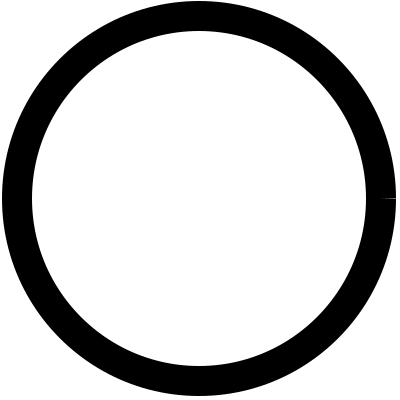
#> input picture shapes/circle.png, 400 x 400 px, found by its file name
$ python board_to_img.py   (older library calls are emulated)
#> lines starting #> are read from the running program, lines starting #| are printed output that depends on the picture
import os
from PIL import Image
WIDTH = 512
HEIGHT = 512


def to_image(board_arr, img_name):
#> called with img_name = 'test'
    img = Image.new("RGB", (WIDTH, HEIGHT))
#> img: PIL image 512x512 RGB; every value is 0
    shapes_path = 'shapes'
    rel_dir = os.path.dirname(__file__)

    circ = Image.open(os.path.join(rel_dir, shapes_path, 'circle.png')).resize((WIDTH //
                                                                                4, HEIGHT // 4), Image.ANTIALIAS)
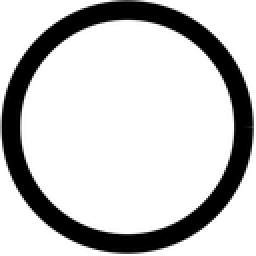
#> circ: PIL image 128x128 RGBA (shown 2 times larger); mean R, G, B, A 200.3, 200.3, 200.3, 255
    cross = Image.open(os.path.join(rel_dir, shapes_path, 'cross.png')).resize((WIDTH //
                                                                                4, HEIGHT // 4), Image.ANTIALIAS)
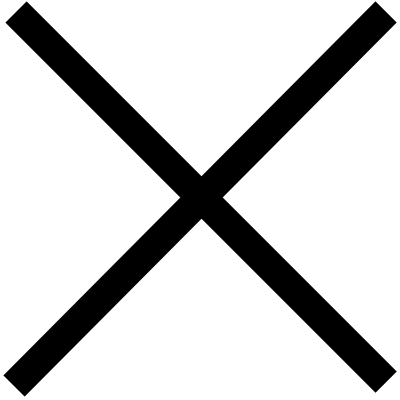
#> input picture shapes/cross.png, 400 x 400 px, found by its file name
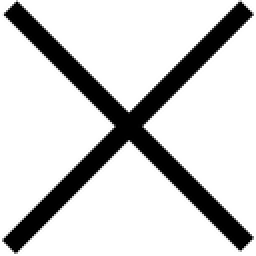
#> cross: PIL image 128x128 RGBA (shown 2 times larger); mean R, G, B, A 206.2, 206.2, 206.2, 255

    pix = img.load()
    for x_pos in range(WIDTH):
        for y_pos in range(HEIGHT):
            pix[x_pos, y_pos] = (255, 255, 255)

    for x_pos in range(WIDTH):
        for y_pos in range(int(HEIGHT // 3) - int(HEIGHT // 64), int(HEIGHT // 3) + int(HEIGHT // 64)):
            pix[x_pos, y_pos] = (0, 0, 0)

    for x_pos in range(WIDTH):
        for y_pos in range(int(2 * HEIGHT // 3) - int(HEIGHT // 64), int(2 * HEIGHT // 3) + int(HEIGHT // 64)):
            pix[x_pos, y_pos] = (0, 0, 0)

    for y_pos in range(HEIGHT):
        for x_pos in range(int(HEIGHT // 3) - int(HEIGHT // 64), int(HEIGHT // 3) + int(HEIGHT // 64)):
            pix[x_pos, y_pos] = (0, 0, 0)

    for y_pos in range(HEIGHT):
        for x_pos in range(int(2 * HEIGHT // 3) - int(HEIGHT // 64), int(2 * HEIGHT // 3) + int(HEIGHT // 64)):
            pix[x_pos, y_pos] = (0, 0, 0)
    for i in range(3):
        for j in range(3):
            if board_arr[i][j] == 1:
                img.paste(cross, (WIDTH * j // 3 + HEIGHT //
                                  25, WIDTH // 25 + WIDTH * i // 3))
            elif board_arr[i][j] == 2:
                img.paste(circ, (WIDTH * j // 3 + HEIGHT //
                                 25, WIDTH // 25 + WIDTH * i // 3))
            elif not board_arr[i][j] == 0:
                raise ValueError(
                    'Board [{}][{}] = {}'.format(i, j, board_arr[i][j]))
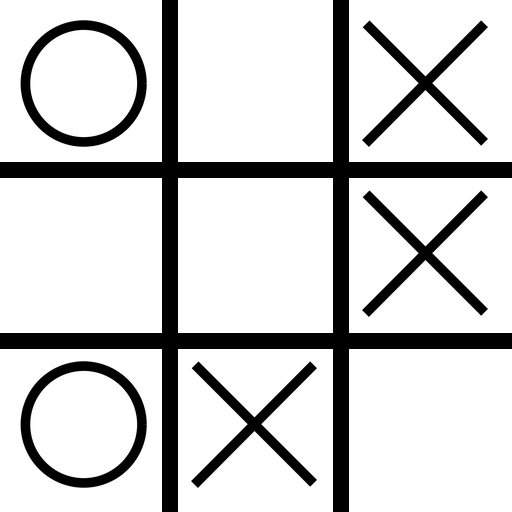
#> img: PIL image 512x512 RGB; min 0, max 255, mean 208.1
    img.save(img_name + ".jpg")


if __name__ == '__main__':
    to_image([[2, 0, 1], [0, 0, 1], [2, 1, 0]], "test")
